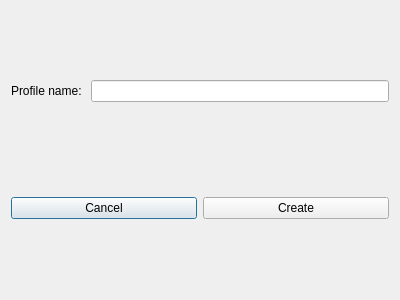
<?xml version="1.0" encoding="UTF-8"?>
<ui version="4.0">
 <class>Dialog</class>
 <widget class="QDialog" name="Dialog">
  <property name="geometry">
   <rect>
    <x>0</x>
    <y>0</y>
    <width>400</width>
    <height>300</height>
   </rect>
  </property>
  <property name="windowTitle">
   <string>Dialog</string>
  </property>
  <layout class="QVBoxLayout" name="mainLayout">
   <item>
    <layout class="QVBoxLayout" name="profileNameLayout">
     <item>
      <layout class="QHBoxLayout" name="nameLayout">
       <item>
        <widget class="QLabel" name="profileNameLabel">
         <property name="text">
          <string>Profile name: </string>
         </property>
        </widget>
       </item>
       <item>
        <widget class="QLineEdit" name="profileNameLineEdit"/>
       </item>
      </layout>
     </item>
     <item>
      <widget class="QLabel" name="statusLabel">
       <property name="sizePolicy">
        <sizepolicy hsizetype="Expanding" vsizetype="Fixed">
         <horstretch>0</horstretch>
         <verstretch>0</verstretch>
        </sizepolicy>
       </property>
       <property name="text">
        <string/>
       </property>
       <property name="alignment">
        <set>Qt::AlignCenter</set>
       </property>
       <property name="indent">
        <number>0</number>
       </property>
      </widget>
     </item>
    </layout>
   </item>
   <item>
    <layout class="QHBoxLayout" name="buttonsLayout">
     <item>
      <widget class="QPushButton" name="cancelButton">
       <property name="text">
        <string>Cancel</string>
       </property>
      </widget>
     </item>
     <item>
      <widget class="QPushButton" name="createButton">
       <property name="text">
        <string>Create</string>
       </property>
      </widget>
     </item>
    </layout>
   </item>
  </layout>
 </widget>
 <resources/>
 <connections/>
</ui>
